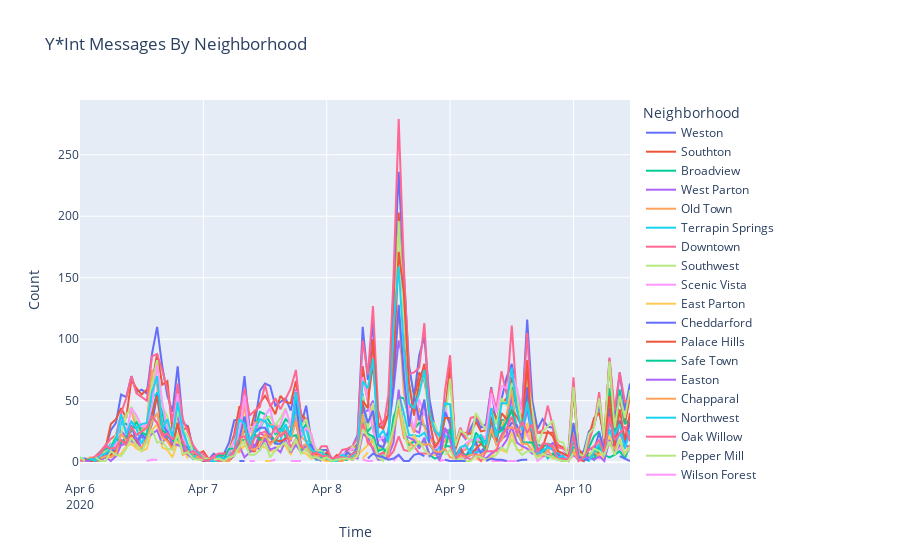

Notebook code for this chart:
### Code cell
# Plot frequency of messaging from neighborhoods over time
def plot_messages_over_time(df, title):
    fig = go.Figure()
    # plot all classifications as different lines
    for i in range(0, len(neighborhoods)):
        # filter for specific classification
        expr = df['location'] == neighborhoods[i]
        fig.add_trace(go.Scatter(
            x=df[expr]['hour'],
            y=df[expr]['count'],
            name=neighborhoods[i],
            connectgaps=False,
            mode='lines')
        )
        
    fig.update_layout(
        title_text=title,
        xaxis_title="Time",
        yaxis_title="Count",
        legend_title="Neighborhood")
    
    fig.show()

# Create plot
grouped_df = create_message_counts(df)
fig_df = fill_df_nas(grouped_df, 'hour', 'location', neighborhoods)
plot_messages_over_time(fig_df, 'Y*Int Messages By Neighborhood')
